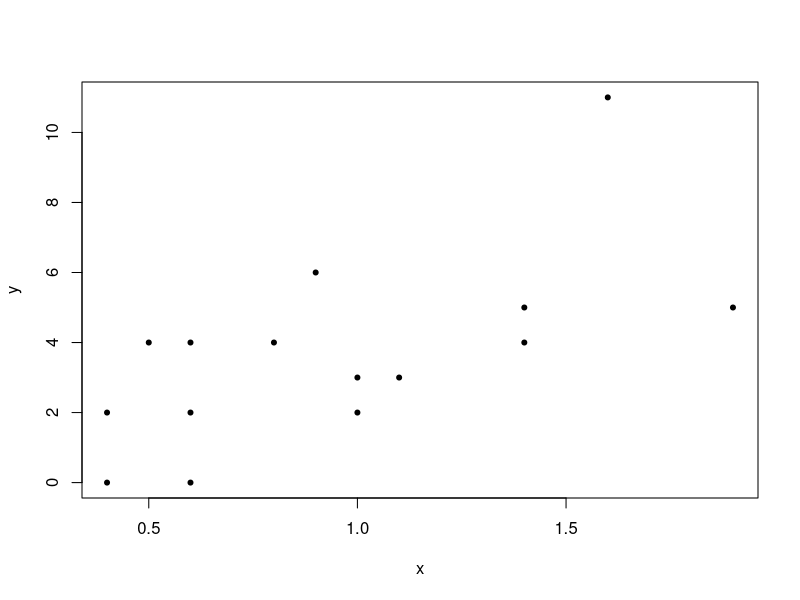

Source code (R): (Note: this script raises an error after producing the figure.)
## ---- chunk 1
knitr::opts_chunk$set(echo = TRUE)
## ---- chunk 2
x <- c(1.0, 1.1,1.4, 0.9, 1.6, 0.6, 0.5, 0.6, 0.4, 0.4, 1.4, 0.6, 1.9, 1.0, 0.8)
## ---- chunk 3
y <- c(2, 3, 5, 6, 11,  2,  4,  0,  2,  0,  4,  4,  5, 3, 4) 
## ---- chunk 4
plot(x, y, pch = 20)

dados <- data.frame(x,y)

ajuste <- glm(y ~ x, family = 'poisson', data = dados)
summary(ajuste)
## ---- chunk 5
confint(ajuste) # Intervalos com nível (assintótico) de 95% de confiança.
confint.default(ajuste)
## ---- chunk 6
indices <- sample(1:15, replace = T); indices 
## ---- chunk 7
dadosb1 <- dados[indices,]; dadosb1 
## ---- chunk 8
ajusteb1 <- glm(y ~ x,family = 'poisson', data = dadosb1)
coef(ajuste) 
## ---- chunk 9
coef(ajusteb1) 
## ---- chunk 10
summary(ajusteb1) ### Resumo do modelo ajustado com a primeira amostra bootstrap.
## ---- chunk 11
indices2 <- sample(1:15, replace = T); indices2 ### Outro conjunto de índices.
dadosb2 <- dados[indices2,]; dadosb2 
## ---- chunk 12
ajusteb2 <- glm(y ~ x, family = 'poisson', data = dadosb2)
coef(ajusteb2) ### E as estimativas dos parâmetros geradas pela segunda reamostra.
## ---- chunk 13
require(car)
require(boot)
help(Boot)
b1 <- Boot(ajuste, R = 999) ### Vamos utilizar 999 reamostragens.
head(boot.array(b1)) 
## ---- chunk 14
hist(b1) ### Histogramas para as estimativas dos dois parâmetros.
summary(b1) ### Por colunas: Número de reamostragens; 
## ---- chunk 15
round(summary(ajuste)$coefficients[,1:2],4)

confint(b1)
confint(b1, type='perc')
confint.default(ajuste) 
## ---- chunk 16
coef(ajuste)
f <- function(obj) exp(coef(obj)[1] + coef(obj)[2] * 1.5)
bpred <- Boot(ajuste,f , R=999)
confint(bpred, type = 'perc')

p1 <- predict(ajuste, newdata = data.frame(x = 1.5), type = 'link', se.fit = T)
intLink <- c(p1$fit - 1.96 * p1$se.fit, p1$fit + 1.96 * p1$se.fit)
intResp <- exp(intLink)
intResp
